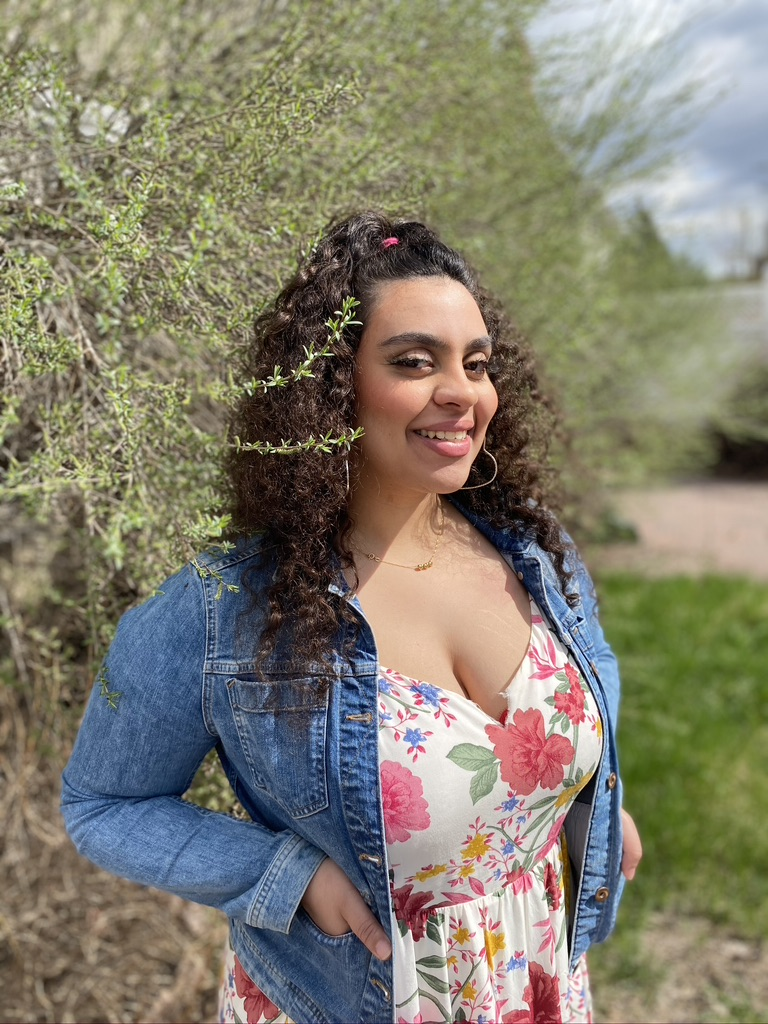
#> input picture Cartoonify/girl.jpeg, 768 x 1024 px
$ python -i cartoonify.py   (imports and definitions only)
#> lines starting #> are read from the running program, lines starting #| are printed output that depends on the picture; after the words box and inside, x2 and y2 are one past the last pixel; in counts of white or black regions, pixels touching at a corner belong together
#!/usr/bin/env python
# coding: utf-8

# In[1]:


import cv2
import easygui
import numpy as np
import sys
import matplotlib.pyplot as plt
import os
import tkinter as tk
from tkinter import filedialog, messagebox
from tkinter import *
from PIL import ImageTk, Image


# In[2]:


# [4 lines not run here, left out]
# [1 line that did not run here, left out]


# In[3]:


""" fileopenbox opens the box to choose file
and help us store file path as string """
def upload():
    ImagePath=easygui.fileopenbox()
    cartoonify(ImagePath)


# In[4]:


def cartoonify(ImagePath):
#read the image
#> called with ImagePath = 'girl.jpeg'
    originalmage = cv2.imread(ImagePath)
#> originalmage is the input picture: shape (1024, 768, 3); mean B, G, R 110, 126.4, 130.8
    originalmage = cv2.cvtColor(originalmage, cv2.COLOR_BGR2RGB)

# confirm that image is chosen
    if originalmage is None:
        print("Can not find any image. Choose appropriate file")
        sys.exit()

# To transform an image to a cartoon, we start by getting the edges of the image to highlight them
    grayscale = cv2.cvtColor(originalmage, cv2.COLOR_RGB2GRAY)
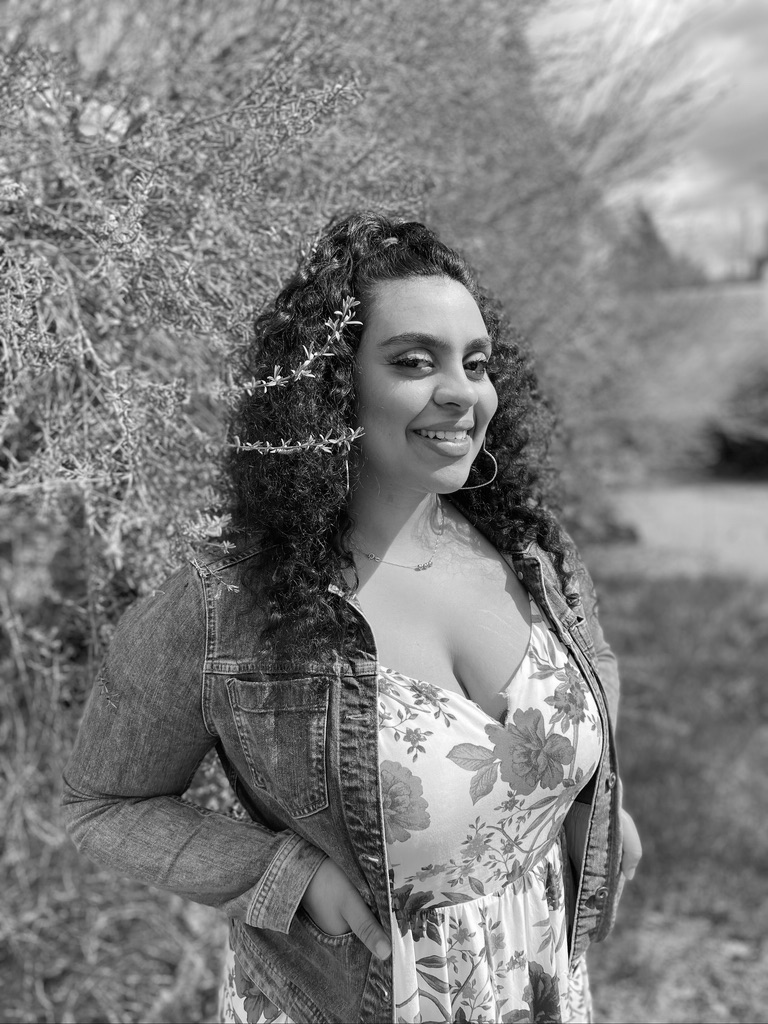
#> grayscale: shape (1024, 768); min 0, max 255, mean 125.9
    smooth = cv2.medianBlur(grayscale, 5)
    getEdge = cv2.adaptiveThreshold(smooth, 255,
      cv2.ADAPTIVE_THRESH_MEAN_C,
      cv2.THRESH_BINARY, 9, 9)
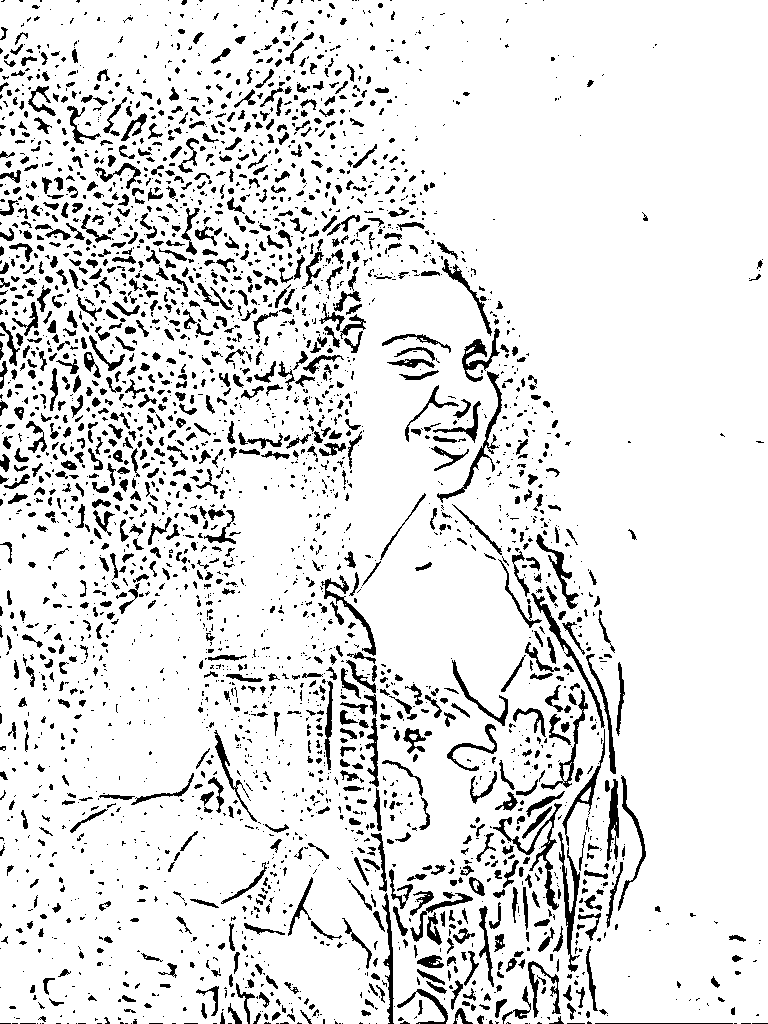
#> getEdge: shape (1024, 768); 88.7% white; 3216 black regions (2060 under 20 px), largest, box (x1, y1, x2, y2) and area: (493, 803, 562, 910) 952, (558, 832, 580, 972) 874, (437, 371, 502, 503) 802

# Then, we smooth the colors of the image keeping the edges sharp
    colorImage = cv2.bilateralFilter(originalmage, 9, 300, 300)

# Overlay the two images to get the cartoon effect
    cartoonImage = cv2.bitwise_and(colorImage, colorImage, mask=getEdge)
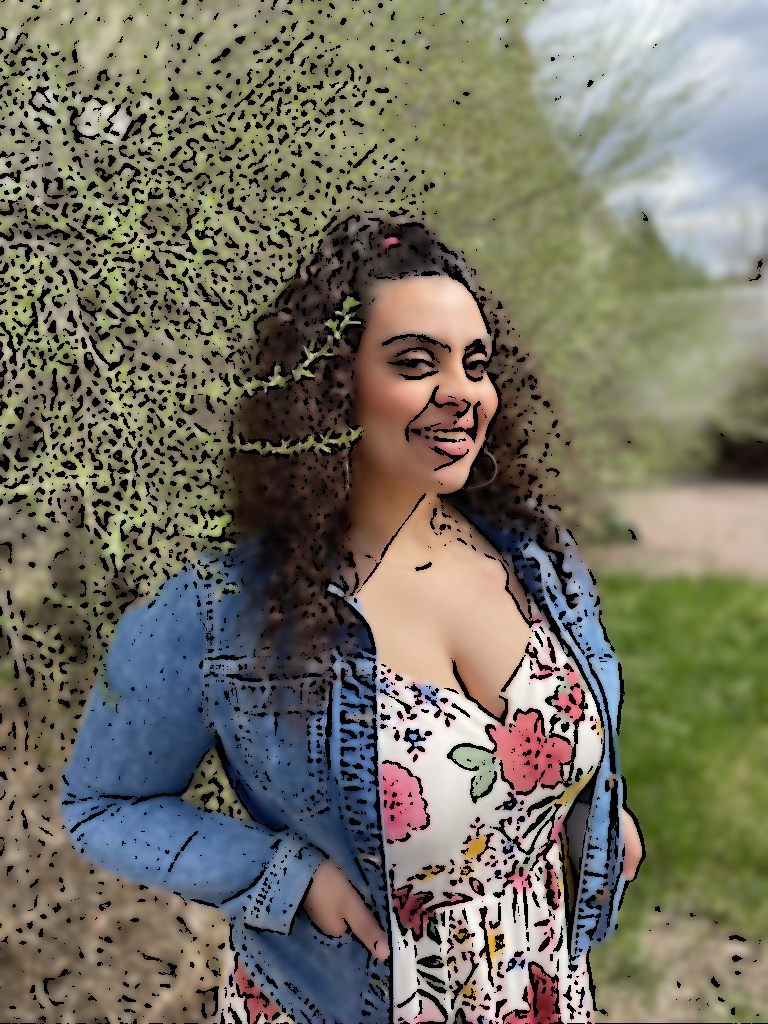
#> cartoonImage: shape (1024, 768, 3); mean R, G, B 117.9, 114.7, 99.5

    plots = [originalmage, grayscale, smooth, getEdge, colorImage, cartoonImage]
    plots = [originalmage, grayscale, smooth, getEdge, colorImage, cartoonImage]
    fig, axes = plt.subplots(3,2, figsize=(15,15), subplot_kw={'xticks':[], 'yticks':[]}, gridspec_kw=dict(hspace=0.1, wspace=0.1))
    for i, ax in enumerate(axes.flat):
        ax.imshow(plots[i], cmap='gray')

#> (the run stopped early here; a loop or call above may not have finished)

$ run again, on Cartoonify/group.jpeg
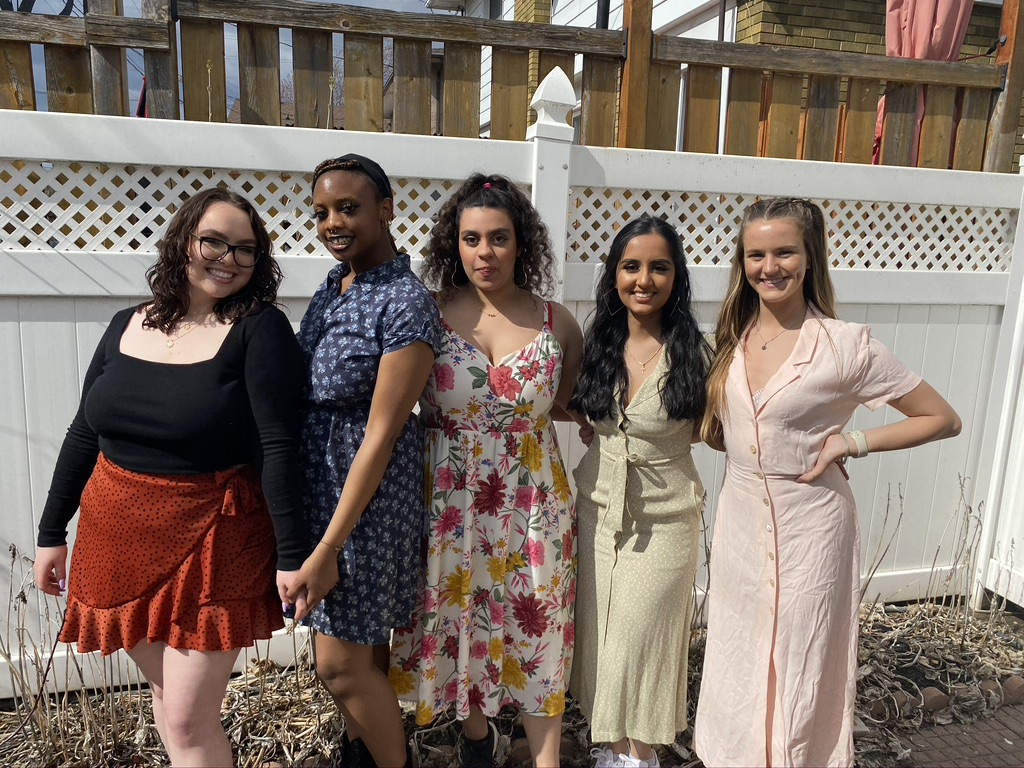
#> input picture Cartoonify/group.jpeg, 1024 x 768 px
#> in cartoonify, originalmage is the input picture: shape (768, 1024, 3); mean B, G, R 104.5, 113.9, 128.4
#> in cartoonify, `getEdge = cv2.adaptiveThreshold(smooth, 255, cv2.ADAPTIVE_THRESH_MEAN_..`:
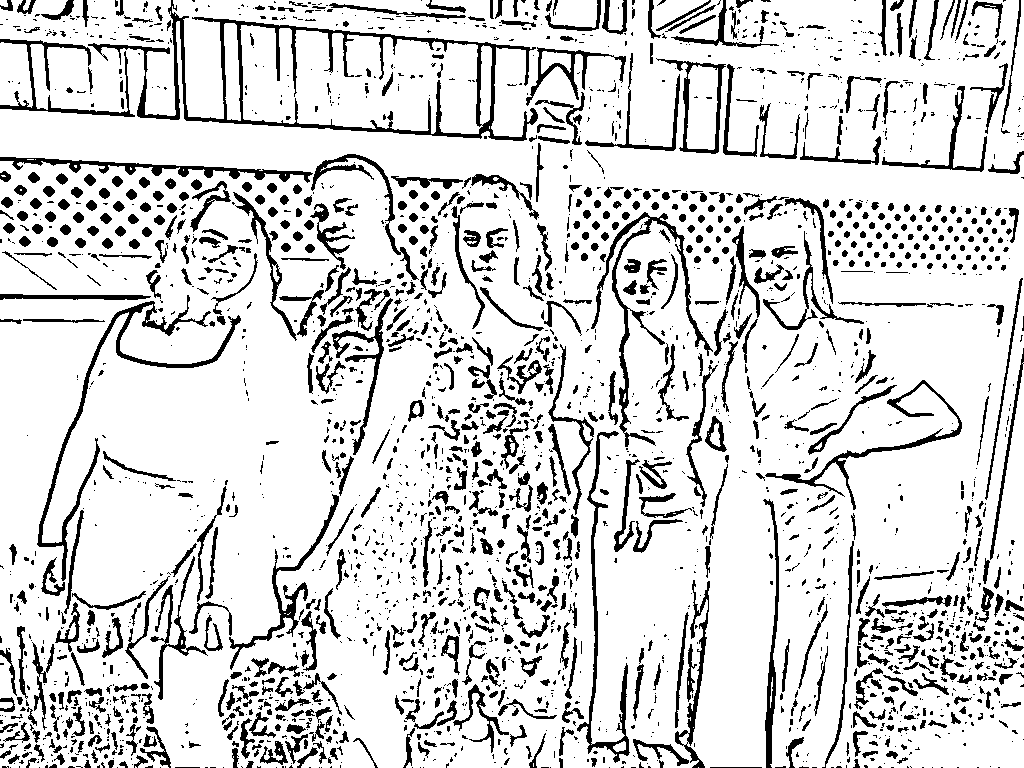
#> getEdge: shape (768, 1024); 84.2% white; 2644 black regions (1667 under 20 px), largest, box (x1, y1, x2, y2) and area: (88, 0, 538, 141) 6971, (37, 295, 241, 581) 3192, (591, 212, 713, 447) 2650
#> in cartoonify, `cartoonImage = cv2.bitwise_and(colorImage, colorImage, mask=getEdge)`:
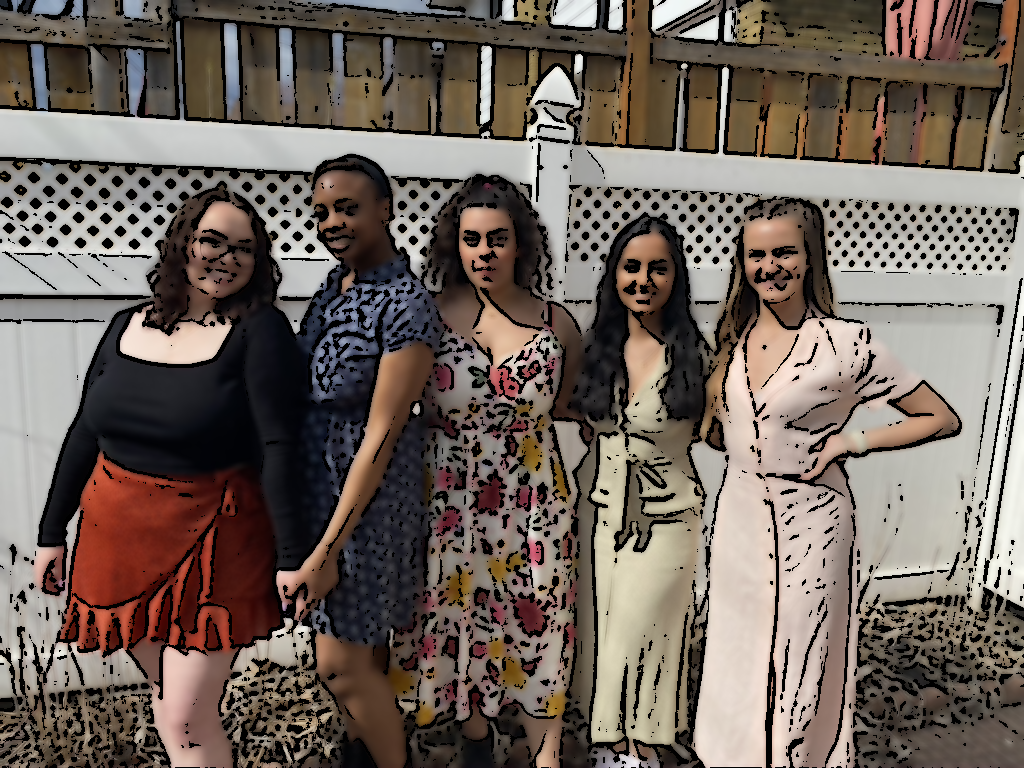
#> cartoonImage: shape (768, 1024, 3); mean R, G, B 112.4, 100.5, 92.6
